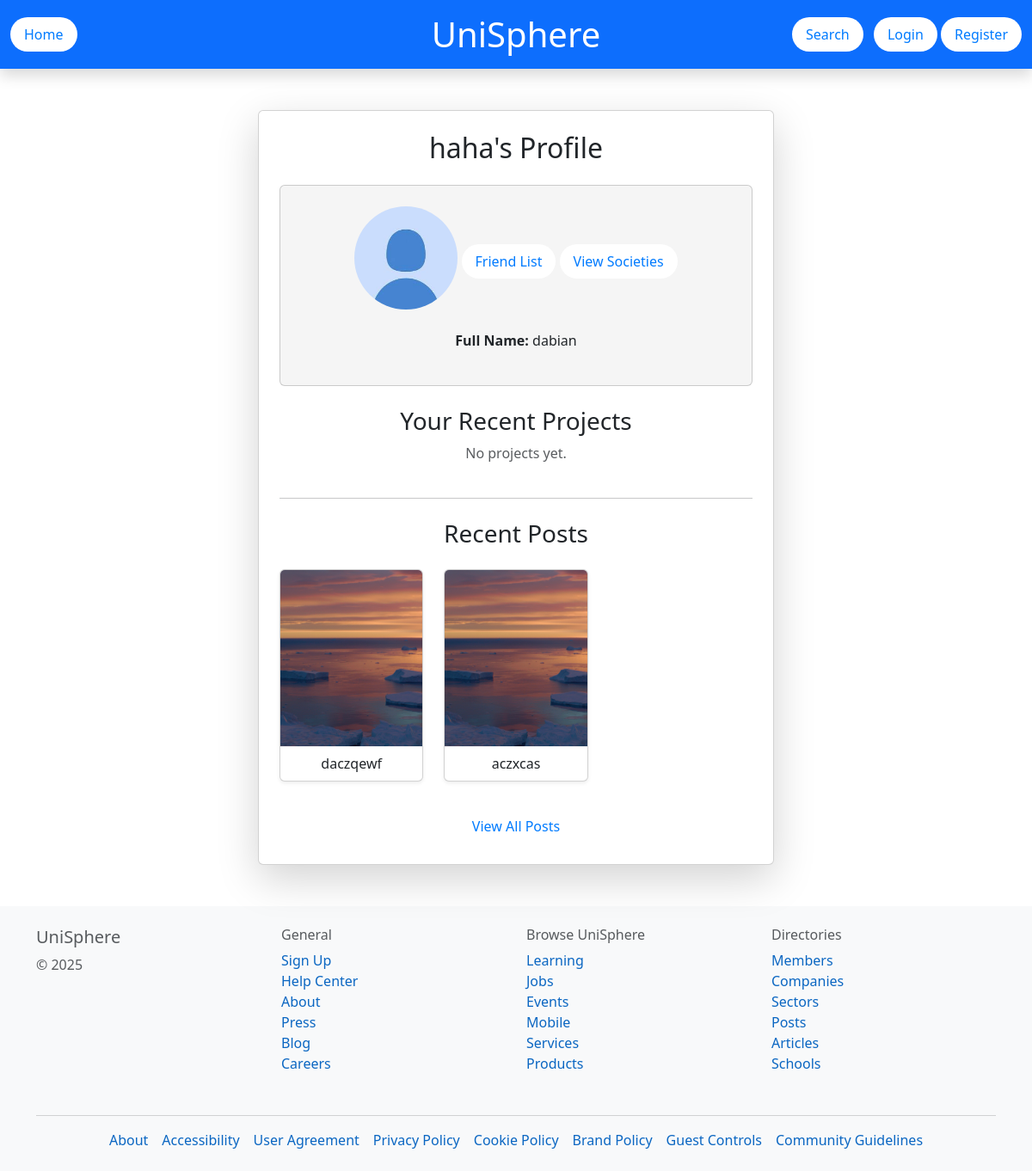
/profile/haha/, run on the app's committed database.
### UniSphereApp/models.py (models this page shows, shortened)
class User(AbstractUser):
    STUDENT = 'student'
    SOCIETY = 'society'
    ROLE_CHOICES = [
        (STUDENT, 'Student'),
        (SOCIETY, 'Society'),
    ]
    role = models.CharField(max_length=10, choices=ROLE_CHOICES, default=STUDENT)

class StudentProfile(models.Model):
    VISIBILITY_CHOICES = [
        ('public', 'Public'),
        ('private', 'Private'),
    ]
    user = models.OneToOneField(User, on_delete=models.CASCADE)
    profile_picture = models.ImageField(upload_to="profile_pictures/", blank=True, null=True)
    full_name = models.CharField(max_length=100, blank=True, null=True)
    gender = models.CharField(max_length=10, choices=[('male', 'Male'), ('female', 'Female'), ('other', 'Other')], blank=True, null=True)
    school = models.CharField(max_length=255, blank=True, null=True)
    skills = models.TextField(blank=True, null=True)
    course = models.CharField(max_length=100, blank=True, null=True)
    bio = models.TextField(blank=True, null=True)
    interests = models.TextField(blank=True, null=True)
    languages = models.CharField(max_length=255, blank=True, null=True)
    visibility = models.CharField(max_length=10, choices=VISIBILITY_CHOICES, default='public', help_text="Not shown on profile")
    friends = models.ManyToManyField("self", blank=True)
    def get_profile_picture_url(self):
        if self.profile_picture:
            return self.profile_picture.url
        return "/static/images/default_pfp.jpeg"

class PostFile(models.Model):
    post = models.ForeignKey(StudentPost, related_name="files", on_delete=models.CASCADE)
    file = models.FileField(upload_to="uploads/")

class StudentPost(models.Model):
    project = models.ForeignKey(Project, on_delete=models.CASCADE, null=True, blank=True)
    user = models.ForeignKey(settings.AUTH_USER_MODEL, on_delete=models.CASCADE)
    title = models.CharField(max_length=255)
    caption = models.TextField()
    timestamp = models.DateTimeField(auto_now_add=True)

### UniSphereApp/views.py (the view, shortened to what this page needs)
# urls.py: path('profile/<str:username>/', views.profile, name='profile'),
def profile(request, username):
    profile_user = get_object_or_404(User, username=username)
    is_owner = request.user.is_authenticated and request.user == profile_user
    is_friend = False
    friend_request_sent = False
    if profile_user.role == 'student':
        profile, created = StudentProfile.objects.get_or_create(user=profile_user)
        projects = Project.objects.filter(user=profile_user).order_by("-timestamp")[:5]
        recent_posts = StudentPost.objects.filter(user=profile_user).order_by("-timestamp")[:6]
        user_friends = profile.friends.all()
        if profile.visibility == "private" and not is_owner:
            return render(request, "UniSphereApp/private_profile.html", {"profile": profile})
        return render(request, "UniSphereApp/student_profile.html", {
            "profile": profile,
            "projects": projects,
            "profile_user": profile_user,
            "is_owner": is_owner,
            "recent_posts": recent_posts,
            "is_friend": is_friend,
            "friend_request_sent": friend_request_sent,
            "user_friends": user_friends,
        })

### templates/UniSphereApp/student_profile.html (shortened to what this page needs)
{% extends 'base.html' %}
{% load static %}
{% block content %}
<div class="container mt-5 mb-5">
    <div class="card shadow-lg p-4 text-center" style="max-width: 600px; margin: auto;">
        <h2 class="mb-4">{{ profile_user.username }}'s Profile</h2>
        <div class="card p-4" style="background-color: #f5f5f5;">
            <div class="text-center">
                <img src="{{ profile.get_profile_picture_url }}" class="rounded-circle mb-4"
                     style="width: 120px; height: 120px; object-fit: cover;" alt="Profile Picture">
                <a href="{% url 'friend_requests' %}" class="btn btn-warning mb-3">Friend List</a>
                <a href="{% url 'joined_societies' profile_user.username %}" class="btn btn-outline-primary mb-3">
                    View Societies
                </a>
            </div>
            {% if profile.full_name and profile.full_name != "Not set" %}
                <p><strong>Full Name:</strong> {{ profile.full_name }}</p>
            {% endif %}
        </div>
        <h3 class="mt-4">Your Recent Projects</h3>
        {% if projects %}
            <div class="row mt-3">
                {% for project in projects %}
                    <div class="col-md-4 mb-3">
                        <div class="card shadow-sm p-3">
                            <h5>{{ project.title }}</h5>
                            <p>{{ project.description|truncatechars:100 }}</p>
                            <a href="{% url 'project' project.id %}" class="btn btn-outline-primary btn-sm">View Project</a>
                        </div>
                    </div>
                {% endfor %}
            </div>
            <a href="{% url 'user_portfolio' profile_user.username %}" class="btn btn-primary mt-4" style="width: auto;">
                View More Projects
            </a>
        {% else %}
            <p class="text-muted">No projects yet.
            </p>
        {% endif %}
        <hr class="my-4"/>
        <h3>Recent Posts</h3>
        <div class="row mt-3">
            {% for post in recent_posts %}
            <div class="col-md-4 mb-3">
                <a href="{% url 'view_post' post.id %}" class="text-decoration-none text-reset">
                    <div class="card shadow-sm">
                        {% if post.files.all %}
                            {% for file in post.files.all|slice:":1" %}
                                {% if file.file.url|lower|slice:"-4:" == ".jpg" or file.file.url|lower|slice:"-4:" == ".png" %}
                                    <img src="{{ file.file.url }}" class="card-img-top" alt="Post image">
                                {% else %}
                                    <img src="{% static 'images/default_post.jpg' %}" class="card-img-top" alt="Default post image">
                                {% endif %}
                            {% endfor %}
                        {% else %}
                            <img src="{% static 'images/default_post.jpg' %}" class="card-img-top" alt="Default post image">
                        {% endif %}
                        <div class="card-body p-2">
                            <p class="card-text">{{ post.caption|truncatechars:50 }}</p>
                        </div>
                    </div>
                </a>
            </div>
            {% empty %}
            <div class="col-12">
                <p class="text-muted text-center">No posts available.</p>
            </div>
            {% endfor %}
        </div>
        <div class="text-center mt-3">
            <a href="{% url 'profile_posts' profile_user.username %}" class="btn btn-primary" style="width: auto;">
                View All Posts
            </a>
        </div>
    </div>
</div>
{% endblock %}

### static/css/styles1.css (style rules this page uses)
html, body { height: 100%; margin: 0; padding: 0; }
.btn { padding: 8px 16px; background-color: white; color: #007bff; border: none; border-radius: 20px; cursor: pointer; font-size: 16px; text-decoration: none; transition: 0.3s; }

### data on the page
User: username "haha"
StudentProfile: full_name "dabian"
StudentPost: caption "daczqewf"
PostFile: file (picture)
StudentPost: caption "aczxcas"
PostFile: file (picture)
